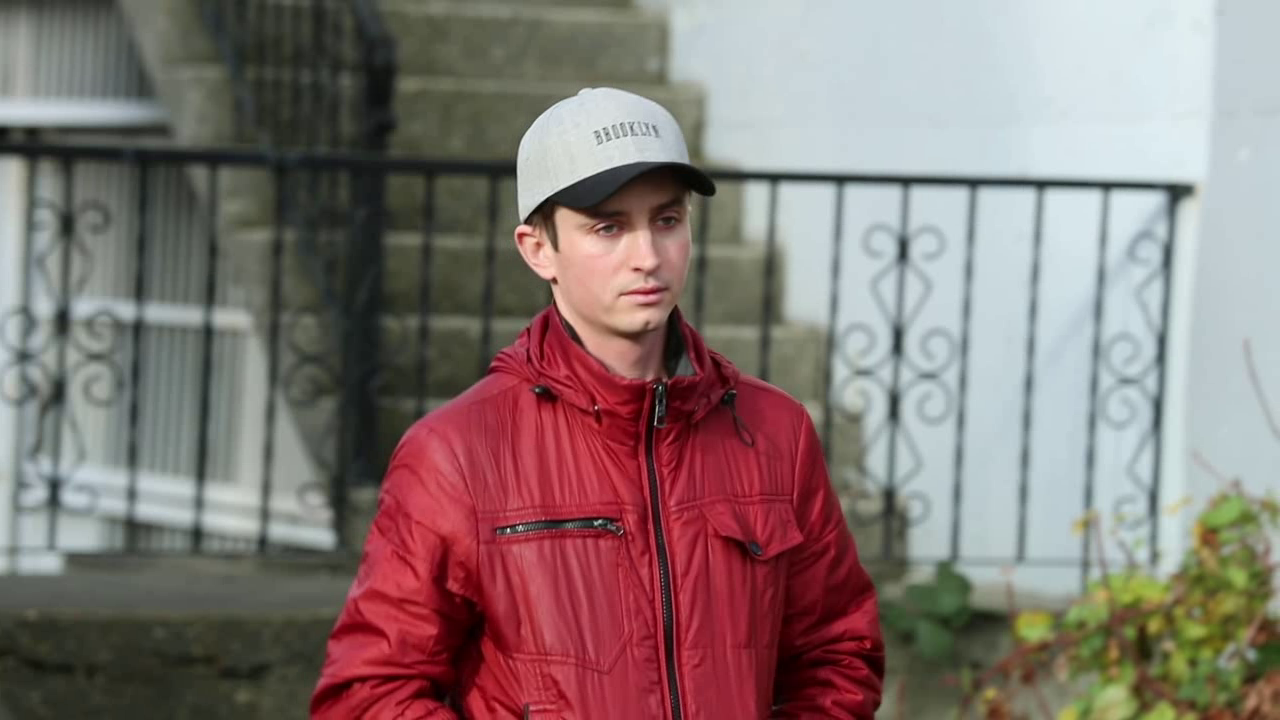
#> input picture frame 25 of Test/Real/v12.mp4, 1280 x 720 px
$ python extract_frames_final.py
#> lines starting #> are read from the running program, lines starting #| are printed output that depends on the picture
import cv2
import os

def extract_frames(video_path, output_dir, frames_per_video=3):
    """Extract evenly spaced frames from a video file."""
#> called with video_path = 'Test/Real/v12.mp4', output_dir = 'data/processed/train/real', frames_per_video = 3
    cap = cv2.VideoCapture(video_path)
    if not cap.isOpened():
        print(f"Could not open video: {video_path}")
        return 0

    total_frames = int(cap.get(cv2.CAP_PROP_FRAME_COUNT))
    if total_frames == 0:
        print(f"No frames in video: {video_path}")
        return 0

    count = 0
    for i in range(frames_per_video):
        frame_idx = int((i + 1) * total_frames / (frames_per_video + 1))
        cap.set(cv2.CAP_PROP_POS_FRAMES, frame_idx)
        ret, frame = cap.read()
        if ret:
            filename = f'{os.path.splitext(os.path.basename(video_path))[0]}_frame_{i+1}.jpg'
            output_path = os.path.join(output_dir, filename)
            cv2.imwrite(output_path, frame)
            count += 1
            print(f"Extracted frame {i+1} from {os.path.basename(video_path)}")
#> this loop made 3 passes
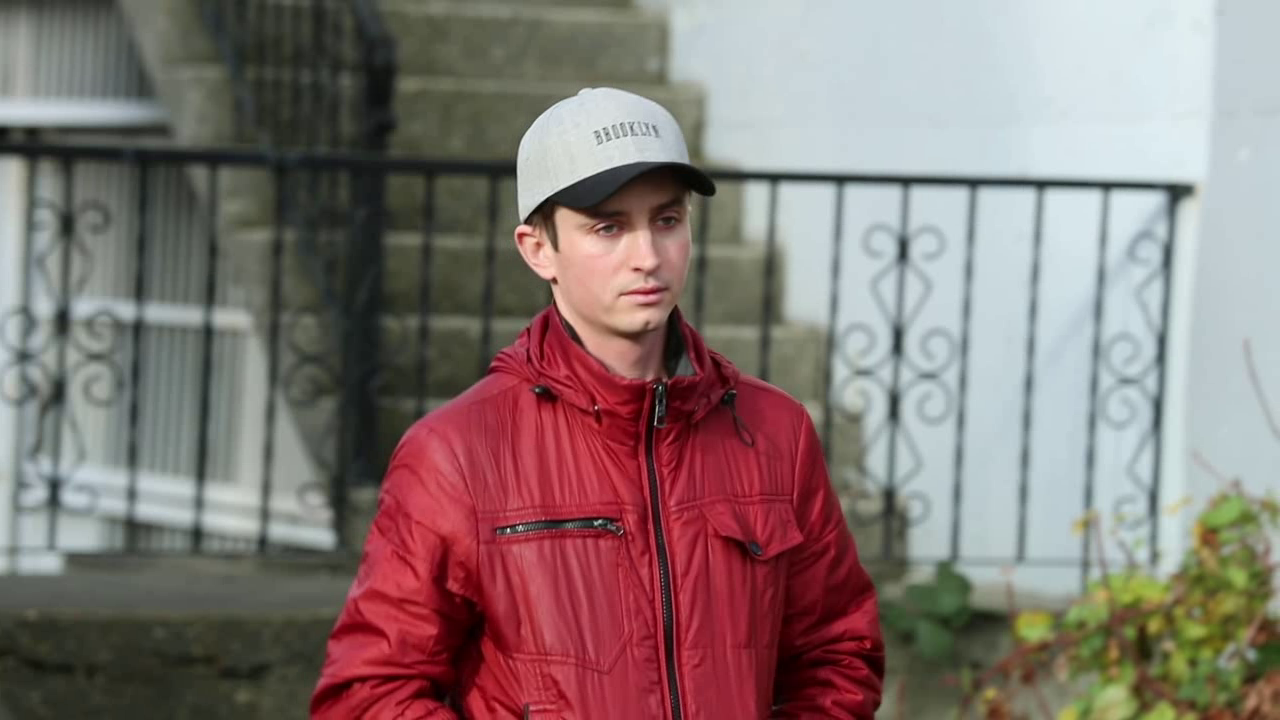
#> input picture frame 25 of Test/Real/v12.mp4, 1280 x 720 px
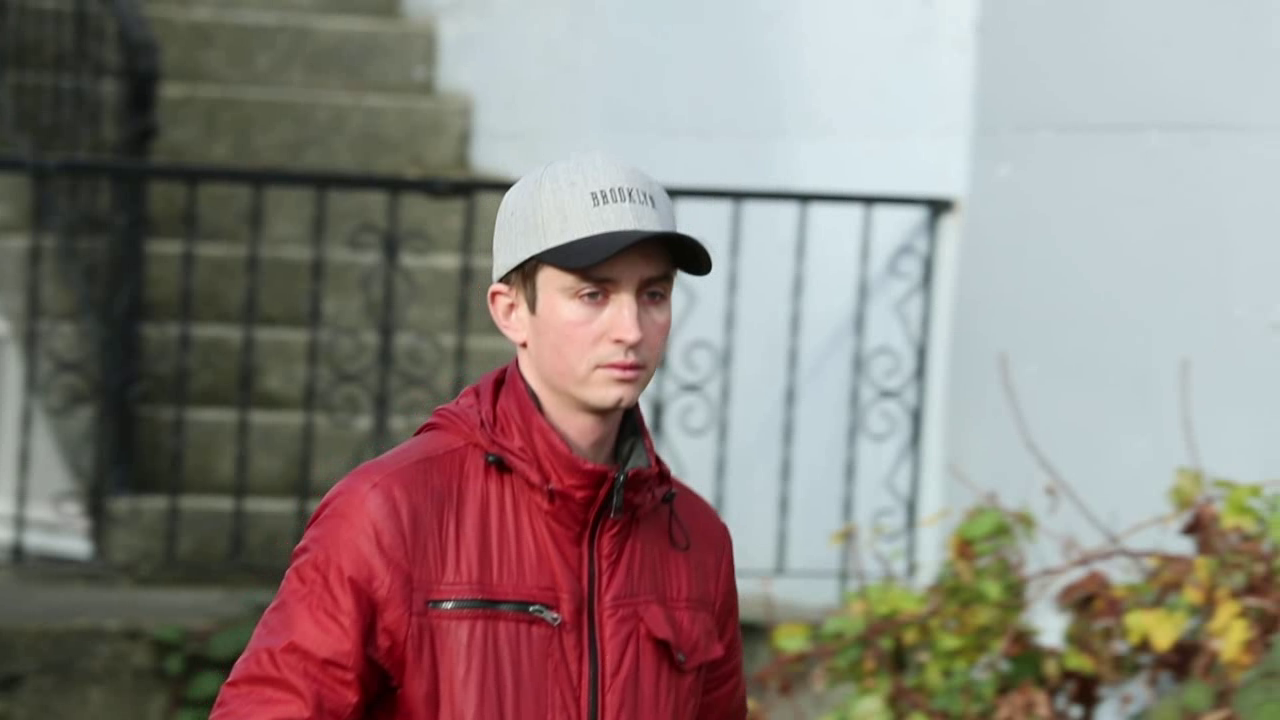
#> input picture frame 50 of Test/Real/v12.mp4, 1280 x 720 px
#> pass 3, in extract_frames, `ret, frame = cap.read()`:
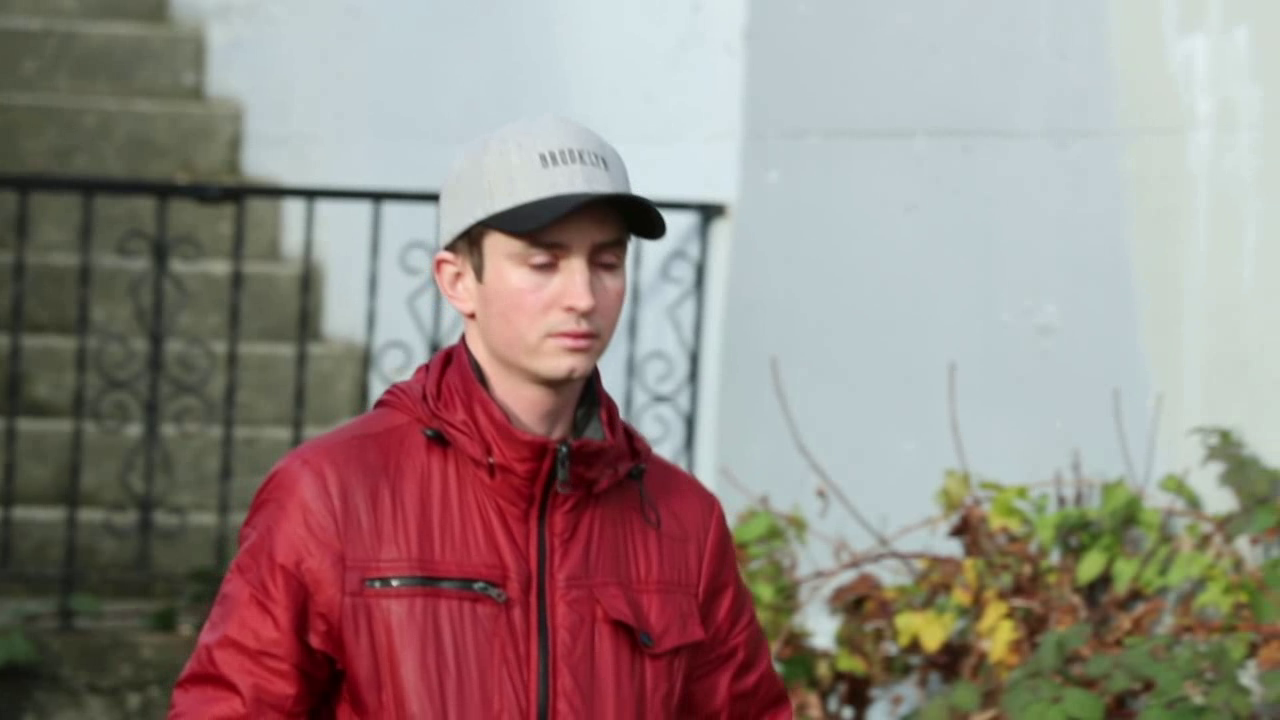
#> frame: shape (720, 1280, 3); mean B, G, R 130.4, 135.5, 148.7
#> after the loop, count = 3
    cap.release()
    return count

def main():
    # Create directories
    os.makedirs('data/processed/train/real', exist_ok=True)
    os.makedirs('data/processed/train/fake', exist_ok=True)

    # Extract from real videos
    real_count = 0
    real_dir = 'Test/Real'
    if os.path.exists(real_dir):
        for video in os.listdir(real_dir):
            if video.endswith('.mp4'):
                video_path = os.path.join(real_dir, video)
                real_count += extract_frames(video_path, 'data/processed/train/real')
#> real_count = 3
                print(f"Processed real video: {video}")

    # Extract from fake videos
    fake_count = 0
    fake_dir = 'Test/deepfake'
    if os.path.exists(fake_dir):
        for video in os.listdir(fake_dir):
            if video.endswith('.mp4'):
                video_path = os.path.join(fake_dir, video)
                fake_count += extract_frames(video_path, 'data/processed/train/fake')
                print(f"Processed fake video: {video}")

    print(f'\nExtraction complete!')
    print(f'Extracted {real_count} real frames and {fake_count} fake frames')
#| Extracted 3 real frames and 0 fake frames

if __name__ == "__main__":
    main()

$ run again, starting later in the video
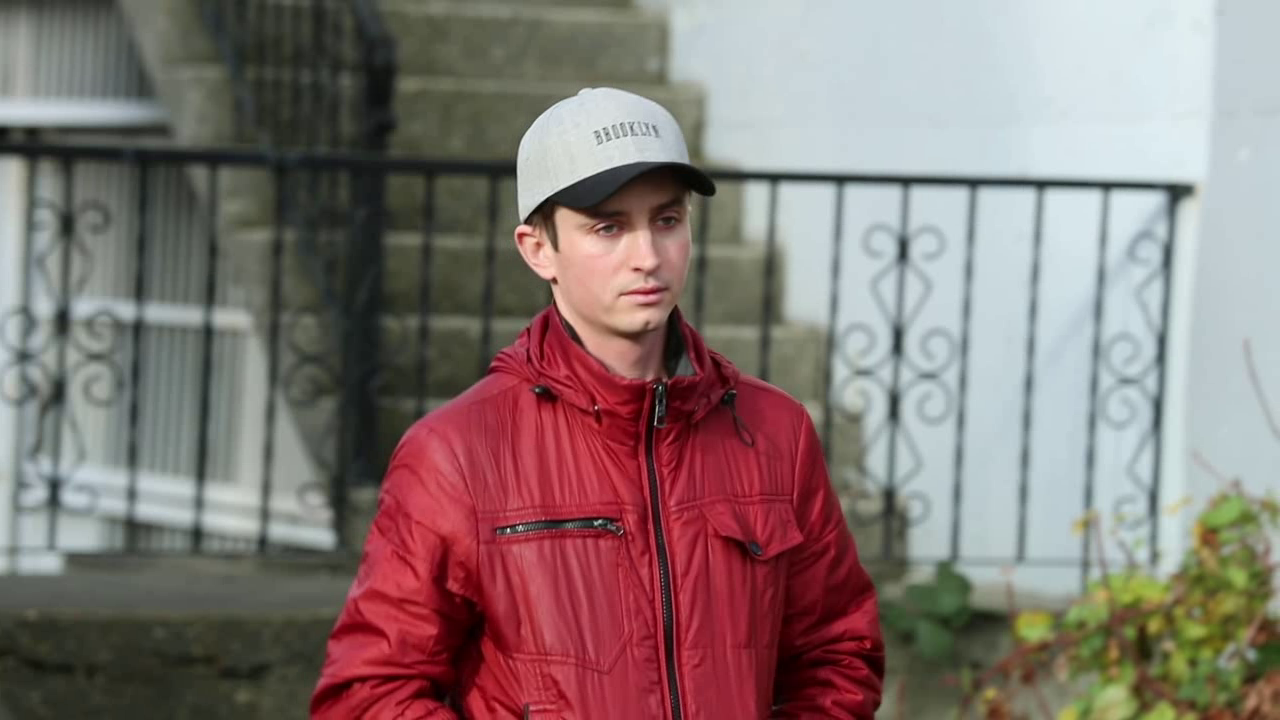
#> input picture frame 25 of Test/Real/v12.mp4, 1280 x 720 px
#> the loop in extract_frames, `for i in range(frames_per_video):` made 3 passes
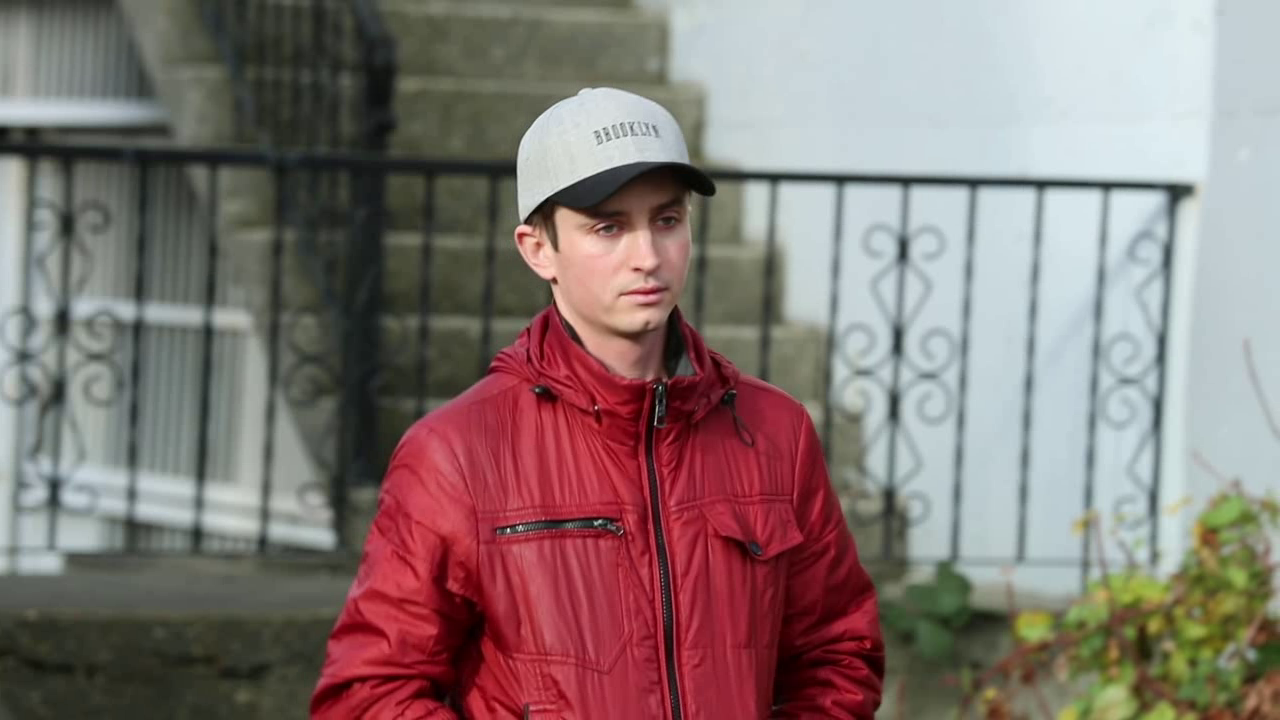
#> input picture frame 25 of Test/Real/v12.mp4, 1280 x 720 px
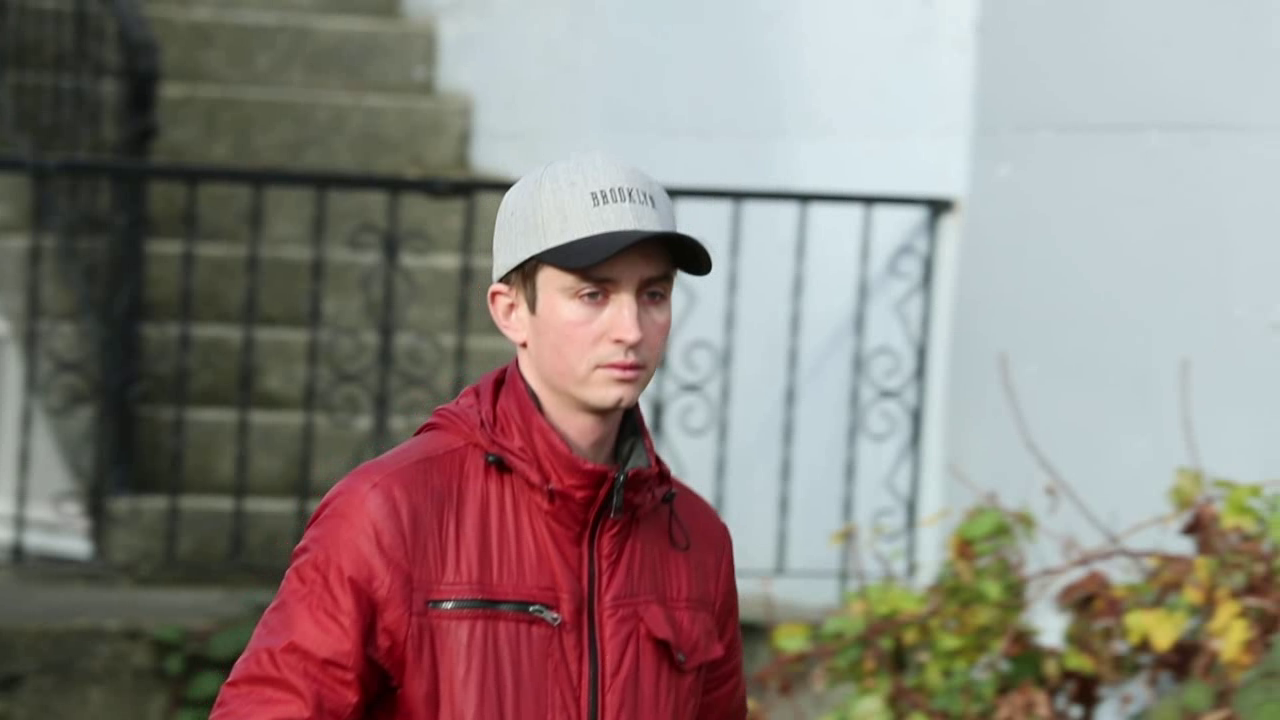
#> input picture frame 50 of Test/Real/v12.mp4, 1280 x 720 px
#> after the loop in extract_frames, `for i in range(frames_per_video):`: count = 3
#| Extracted 3 real frames and 0 fake frames

$ run again, starting later in the video
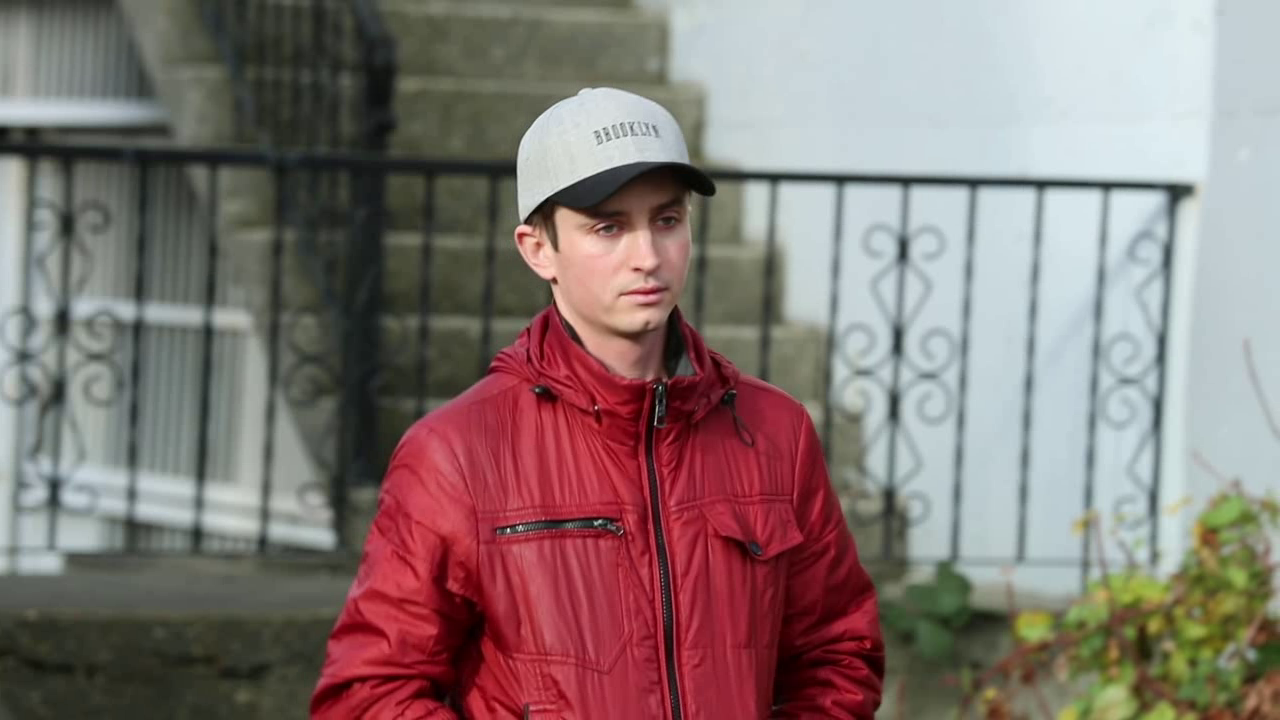
#> input picture frame 25 of Test/Real/v12.mp4, 1280 x 720 px
#> the loop in extract_frames, `for i in range(frames_per_video):` made 3 passes
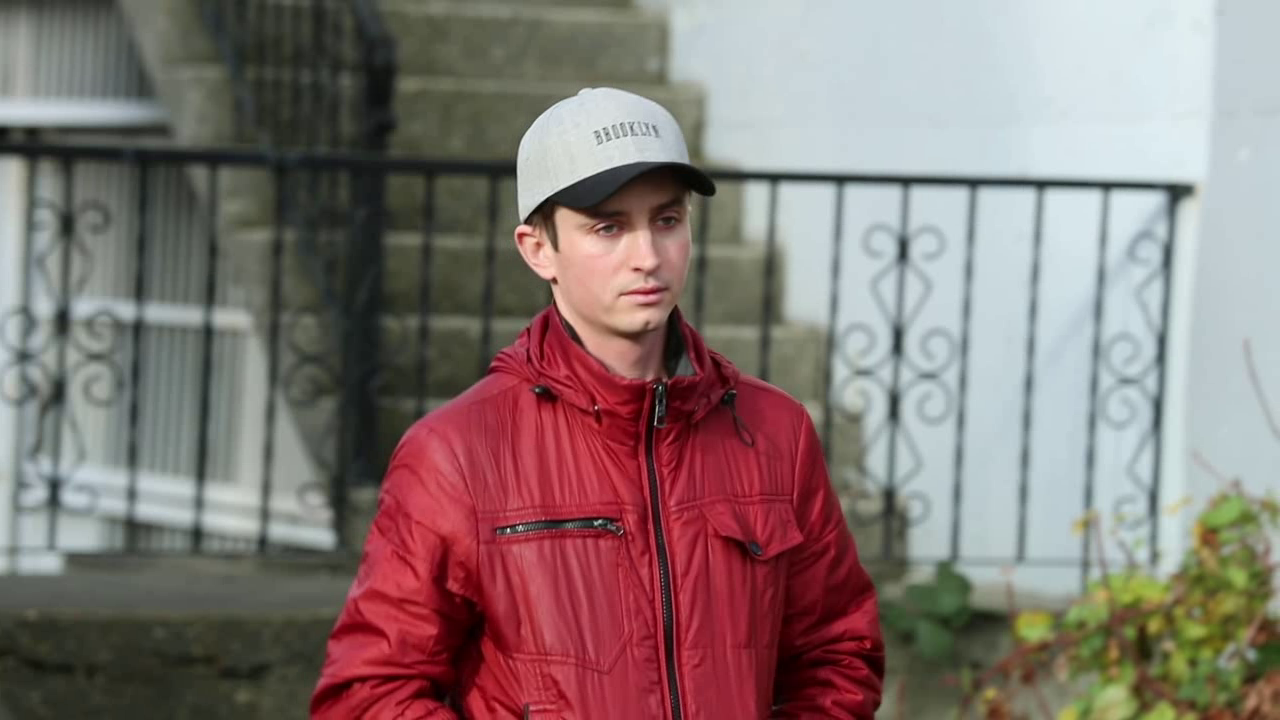
#> input picture frame 25 of Test/Real/v12.mp4, 1280 x 720 px
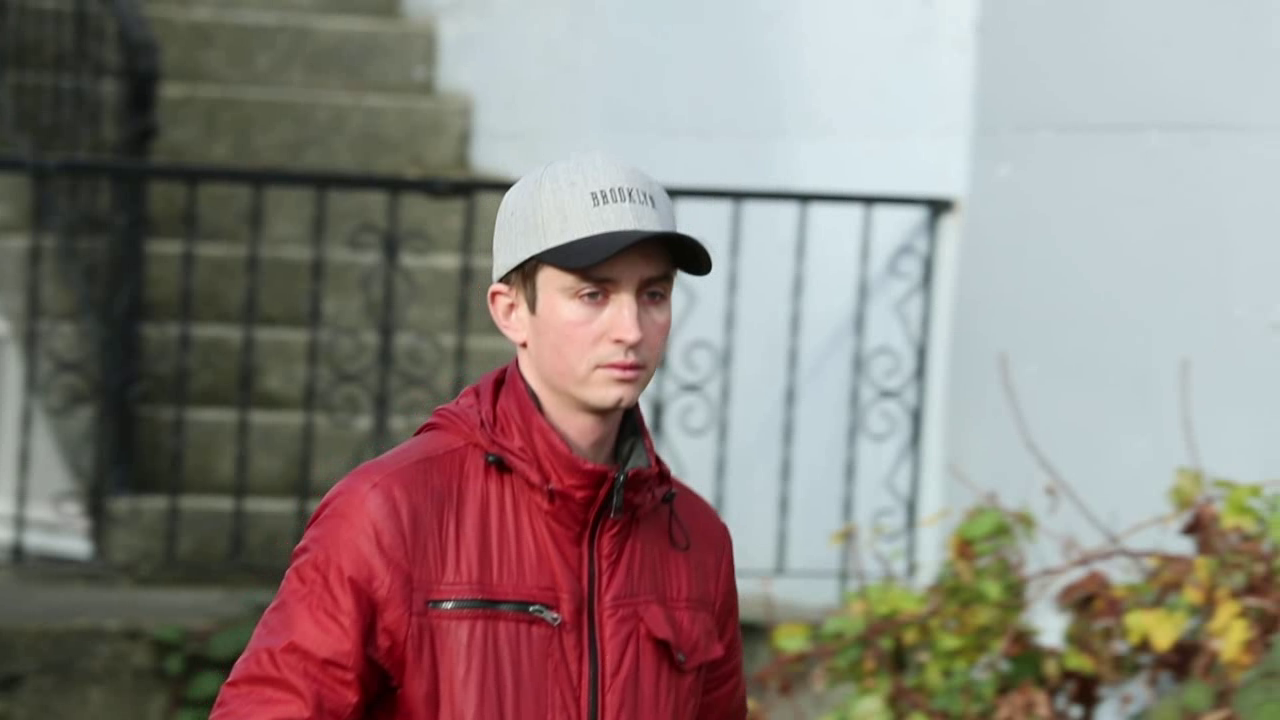
#> input picture frame 50 of Test/Real/v12.mp4, 1280 x 720 px
#> after the loop in extract_frames, `for i in range(frames_per_video):`: count = 3
#| Extracted 3 real frames and 0 fake frames
